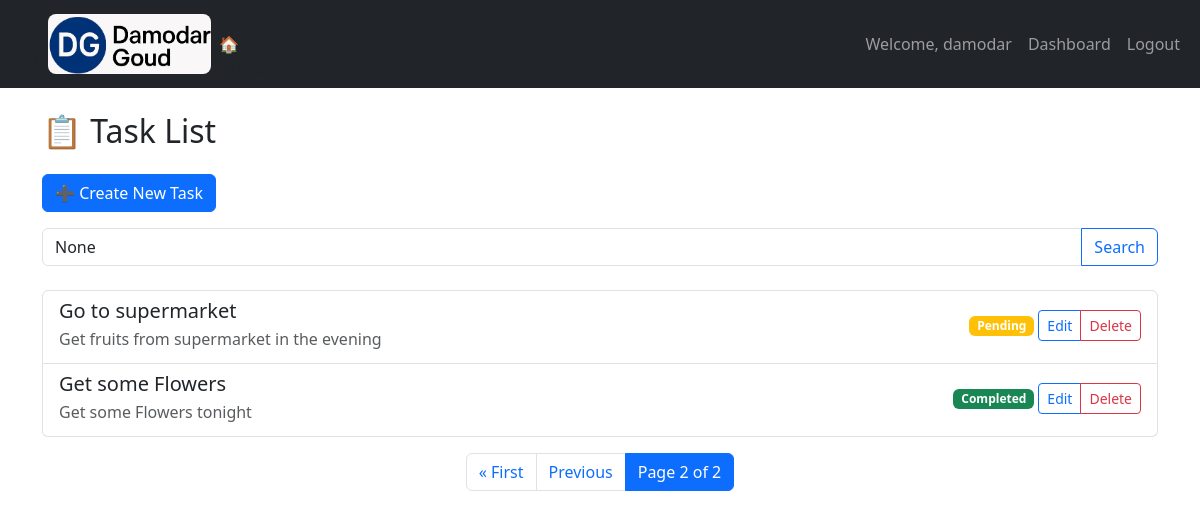
Before: /?q=None&page=2 (signed in) with the older database file.
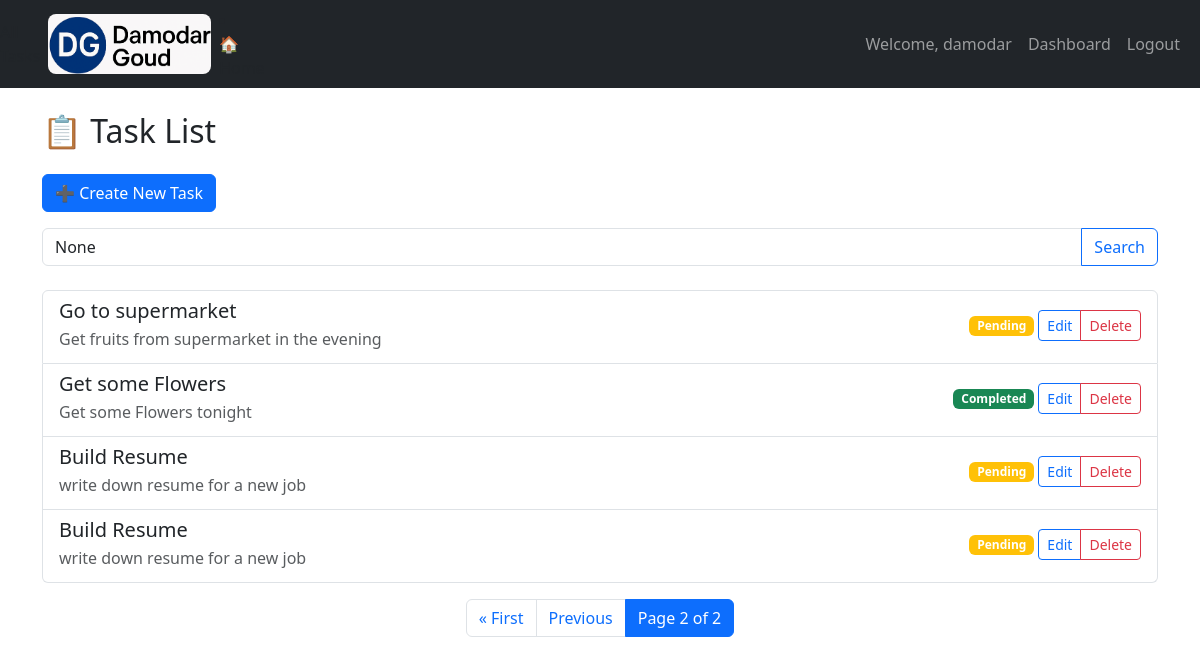
After: the same page with the newer database file.
### tasks/models.py (models this page shows, shortened)
class Task(models.Model):
    title: str = models.CharField(max_length=100)
    description = models.TextField()
    completed: bool = models.BooleanField(default=False)
    user: User = models.ForeignKey(User, on_delete=models.CASCADE, default=1)

### tasks/views.py (the view)
# urls.py: path("", views.task_list, name="task_list"),
@login_required
def task_list(request):
    query = request.GET.get("q")
    if query in [None, "", "None"]:
        query = None
    task_list = Task.objects.filter(user=request.user)
    if query:
        task_list = task_list.filter(
            Q(title__icontains=query) | Q(description__icontains=query)
        )
    paginator = Paginator(task_list, 5)
    page_number = request.GET.get("page")
    page_obj = paginator.get_page(page_number)
    return render(
        request, "tasks/task_list.html", {"page_obj": page_obj, "query": query}
    )

### tasks/templates/tasks/task_list.html (shortened to what this page needs)
{% extends 'tasks/base.html' %}
{% block content %}
<h2 class="mb-4">📋 Task List</h2>
<a href="{% url 'create_task' %}" class="btn btn-primary mb-3">➕ Create New Task</a>
<form method="GET" class="input-group mb-4">
  <input type="text" name="q" class="form-control" placeholder="Search tasks..." value="{{ query }}">
  <button class="btn btn-outline-primary" type="submit">Search</button>
</form>
{% if page_obj %}
    <ul class="list-group mb-3">
        {% for task in page_obj %}
            <li class="list-group-item d-flex justify-content-between align-items-center">
                <div>
                    <h5 class="mb-1">{{ task.title }}</h5>
                    <p class="mb-1 text-muted">{{ task.description }}</p>
                </div>
                <div class="text-end">
                    <span class="badge {% if task.completed %}bg-success{% else %}bg-warning{% endif %} mb-2">
                        {% if task.completed %}Completed{% else %}Pending{% endif %}
                    </span>
                    <div class="btn-group">
                        <a href="{% url 'update_task' task.pk %}" class="btn btn-sm btn-outline-primary">Edit</a>
                        <a href="{% url 'delete_task' task.pk %}" class="btn btn-sm btn-outline-danger">Delete</a>
                    </div>
                </div>
            </li>
        {% endfor %}
    </ul>
    <nav>
  <ul class="pagination justify-content-center">
    {% if page_obj.has_previous %}
      <li class="page-item">
        <a class="page-link" href="?q={{ query }}&page=1">&laquo; First</a>
      </li>
      <li class="page-item">
        <a class="page-link" href="?q={{ query }}&page={{ page_obj.previous_page_number }}">Previous</a>
      </li>
    {% endif %}
    <li class="page-item active">
      <span class="page-link">
        Page {{ page_obj.number }} of {{ page_obj.paginator.num_pages }}
      </span>
    </li>
  </ul>
</nav>
{% else %}
    <div class="alert alert-info">No tasks found. <a href="{% url 'create_task' %}">Create one?</a></div>
{% endif %}
{% endblock %}

### tasks/templates/tasks/base.html (shortened to what this page needs)
{% load static %}
<!DOCTYPE html>
<html lang="en">
<head>
    <link href="https://cdn.jsdelivr.net/npm/bootstrap@5.3.0/dist/css/bootstrap.min.css" rel="stylesheet">
</head>
<body>
<nav class="navbar navbar-expand-lg navbar-dark bg-dark">
    <a class="nav-link" href="{% url 'task_list' %}">All Tasks</a>
    <img src="{% static 'images/logo.png' %}" alt="Damodar Goud Logo"
     style="height: 60px; width: auto; border-radius: 8px;" class="me-2">
       <li class="nav-item">
            <a class="nav-link" href="{% url 'task_list' %}">🏠 Home</a>
        </li>
    <div class="container-fluid">
        <div class="collapse navbar-collapse" id="navbarNav">
            <ul class="navbar-nav ms-auto">
                {% if user.is_authenticated %}
                    <li class="nav-item">
                        <a class="nav-link" href="#">Welcome, {{ user.username }}</a>
                    </li>
                    <li class="nav-item">
                        <a class="nav-link" href="{% url 'dashboard' %}">Dashboard</a>
                    </li>
                    <li class="nav-item">
                        <form method="POST" action="{% url 'logout' %}">
                            <button type="submit" class="btn btn-link nav-link" ">Logout</button>
                        </form>
                    </li>
                {% endif %}
            </ul>
        </div>
    </div>
</nav>
<div class="container mt-4">
    {% block content %}{% endblock %}
</div>
</body>
</html>

Changed rows visible on the page:
added Task: title "Build Resume", description "write down resume for a new job", completed "Pending"
added Task: title "Build Resume", description "write down resume for a new job", completed "Pending"
